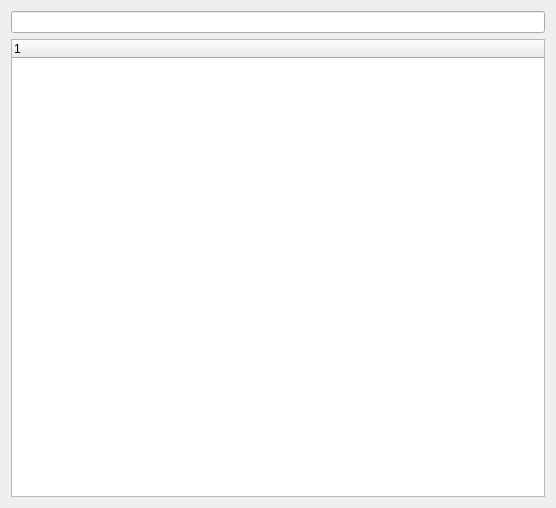
<?xml version="1.0" encoding="UTF-8"?>
<ui version="4.0">
 <class>AgriSatelliteDataTree</class>
 <widget class="QWidget" name="AgriSatelliteDataTree">
  <property name="geometry">
   <rect>
    <x>0</x>
    <y>0</y>
    <width>556</width>
    <height>508</height>
   </rect>
  </property>
  <property name="maximumSize">
   <size>
    <width>16777215</width>
    <height>16777215</height>
   </size>
  </property>
  <property name="windowTitle">
   <string>Form</string>
  </property>
  <layout class="QVBoxLayout" name="verticalLayout">
   <item>
    <widget class="QLineEdit" name="search_lineEdit"/>
   </item>
   <item>
    <widget class="QTreeWidget" name="treeWidget">
     <property name="contextMenuPolicy">
      <enum>Qt::CustomContextMenu</enum>
     </property>
     <column>
      <property name="text">
       <string notr="true">1</string>
      </property>
     </column>
    </widget>
   </item>
  </layout>
 </widget>
 <resources/>
 <connections/>
</ui>
